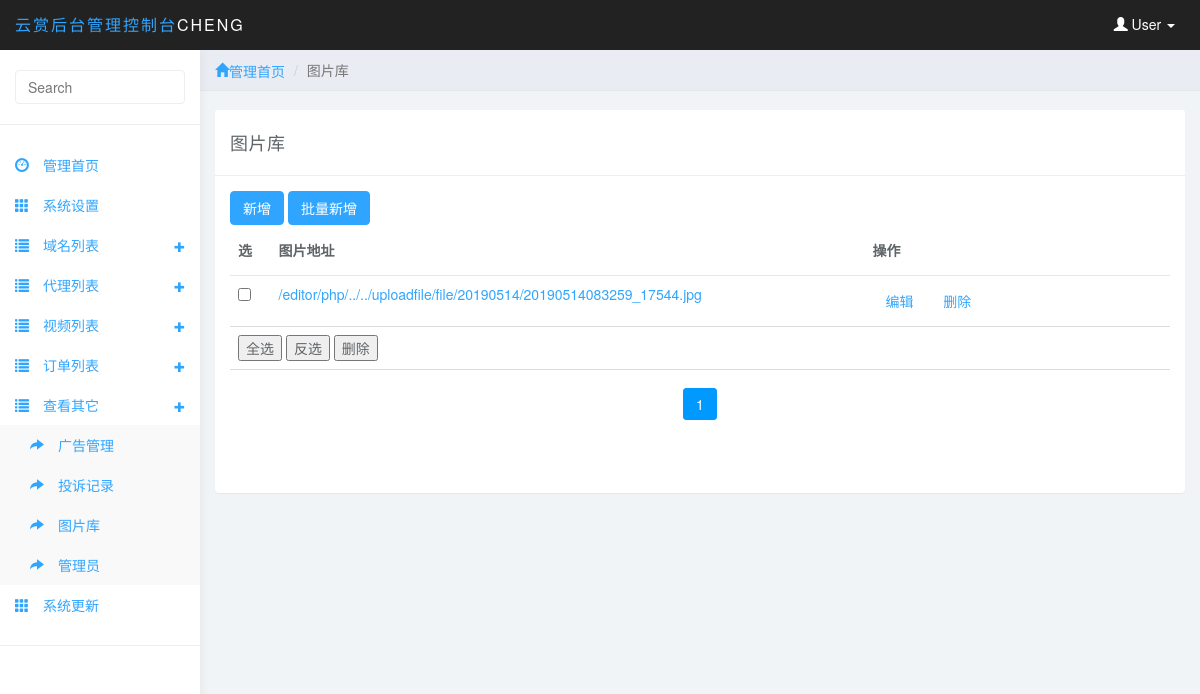
The app's page /adminfywl/image.php (signed in) with its own data.
### tables this page shows
CREATE TABLE IF NOT EXISTS `fengyunwl_admin` (
  `a_name` varchar(255) DEFAULT NULL,
  `a_password` varchar(255) DEFAULT NULL,
  `ID` int(11) NOT NULL AUTO_INCREMENT,
  PRIMARY KEY (`ID`)
);

CREATE TABLE IF NOT EXISTS `fengyunwl_image` (
  `ID` int(11) NOT NULL AUTO_INCREMENT,
  `image` longtext,
  PRIMARY KEY (`ID`)
);

CREATE TABLE IF NOT EXISTS `fengyunwl_system` (
  `ID` int(11) NOT NULL AUTO_INCREMENT,
  `s_userupload` int(11) DEFAULT NULL,
  `s_pc` int(11) DEFAULT NULL,
  `s_suiji` int(11) DEFAULT '0',
  `s_api` longtext,
  `s_mintxje` double DEFAULT NULL,
  `s_maxtxje` double DEFAULT NULL,
  `s_maxtxcs` int(11) DEFAULT NULL,
  `s_txsxf` double DEFAULT NULL,
  `s_name` longtext,
  `s_sname` longtext,
  `s_content` longtext,
  `s_domain` longtext,
  `s_domains` longtext,
  `s_tzdomain1` longtext,
  `s_tzdomain2` longtext,
  `s_tzdomain3` longtext,
  `s_tzdomain4` longtext,
  `s_tzdomain5` longtext,
  `s_tzdomain6` longtext,
  `s_tzdomain7` longtext,
  `s_tzdomain8` longtext,
  `s_tzdomain9` longtext,
  `s_tzdomain10` longtext,
  `s_hezi` int(11) DEFAULT NULL,
  `s_fangfengurl` longtext,
  `s_tichengset` int(11) DEFAULT NULL,
  `s_morenticheng` double DEFAULT NULL,
  `s_banben` double DEFAULT NULL,
  `s_dingshi` int(11) DEFAULT NULL,
  `s_tzweiba` longtext,
  `s_notice` longtext,
  `s_dailiprice` decimal(8,2) NOT NULL,
  `s_wapnotice` longtext,
  `s_sort` int(11) DEFAULT NULL,
  PRIMARY KEY (`ID`)
);

### system/config.php (called while the page is built, shortened)
<?php
 $result = mysql_query('select * from '.flag.'system where id = 1');
$result = mysql_query('select * from '.flag.'admin where id = 1  ');
$row = mysql_fetch_array($result);
$a_name = $row['a_name'];
?>

### system/inc.php (called while the page is built, shortened)
<?php
require_once('library.php');
 require_once('config.php');
?>

### system/library.php (called while the page is built, shortened)
<?php
function page_handle($t0, $t1, $t2) {
	if (isset($_REQUEST[$t0])) {
		$page_num = $_REQUEST[$t0];
		if (empty($page_num) || $page_num < 1 || !is_numeric($page_num)) {
			$page_num = 1;
		} else {
			$page_num = intval($page_num);
		}
	} else {
		$page_num = 1;
	}
	if ($t2 == 0) {
		$page_sum = 1;
	} else {
		$page_sum = ceil($t2 / $t1);
	}
	$from_num = ($page_num - 1) * $t1;
	$tmp = array();
	$tmp[0] = $from_num;
	$tmp[1] = $t1;
	$tmp[2] = $page_sum;
	$tmp[3] = $page_num;
	$tmp[4] = $t0;
	return $tmp;
}
?>

### adminfywl/image.php (the view, shortened to what this page needs)
<?
include('../system/inc.php');
					?>
<!DOCTYPE html>
<html>
<head>
<link href="css/bootstrap.min.css" rel="stylesheet">
<link href="css/datepicker3.css" rel="stylesheet">
<link href="css/styles.css" rel="stylesheet">
<meta http-equiv="Content-Type" content="text/html; charset=utf-8"></head>
<body>
	<? include('header.php');?>
	<? include('left.php');?>
	<div class="col-sm-9 col-sm-offset-3 col-lg-10 col-lg-offset-2 main">
		<div class="row">
			<ol class="breadcrumb">
				<li><a href="admin_index.php"><span class="glyphicon glyphicon-home">管理首页</span></a></li>
				<li class="active">图片库</li>
			</ol>
		</div>
<br>
		<div class="row">
			<div class="col-lg-12">
				<div class="panel panel-default">
					<div class="panel-heading">图片库</div>
					<div class="panel-body">
					<a href="image_add.php" class="btn btn-primary">新增</a>
					<a href="image_pladd.php" class="btn btn-primary">批量新增</a>
                                      <form id="form2" name="form2" method="post" action="" onSubmit="return checkF(this)">
					<table  class="table table-hover">
						    <thead>
						    <tr align="center">
							<th   width="20"><span onClick="selectBox('reverse')">选</span></th>
								<th width="180" class="sort">图片地址</th>
								<th width="226"><span>操作</span></th>
						    </tr>
						    </thead>
							<?php
									$sql = 'select * from '.flag.'image  order by id desc , id desc';
								$pager = page_handle('page',20,mysql_num_rows(mysql_query($sql)));
								$result = mysql_query($sql.' limit '.$pager[0].','.$pager[1].'');
							while($row= mysql_fetch_array($result)){
 							?>
									<tr>
									<td><input type="checkbox" name="id[]" value="<? echo $row['ID']?>" style="background:none; border:none;" /></td>
									<td align=""><a  href="<?=$row['image']?>" target="_blank"><?=$row['image']?></a></td>
									<td>
                                         <a class="btn" href="image_edit.php?id=<? echo $row['ID']?>" >编辑</a>
                                <a class="btn" href="?act=del&id=<? echo $row['ID']?>" >删除</a>								</tr>
							 <? }?>
							 		<tr align="left">
															  <td colspan="10"  align="left"><input type="button" value="全选"   onClick="selectBox('all')"/>
<input type="button" value="反选"  onClick="selectBox('reverse')"/>
<input type="submit" name="btnSave"  onclick="Javascript:return confirm('您确定要删除所选ID吗');"     value="删除"/>&nbsp;						  						  </td>
						  </tr>
												<tr>
															  <td colspan="10"><div class="pagelist">
 <?php echo xiaoyewl_pape($pager[2],$pager[3],$pager[4],2);?>
 </div>			 						  						  </td>
						  </tr>
						</table>
						</form>
					</div>
				</div>
			</div>
		</div>
	</div>
</body>
</html>
<?PHP
function xiaoyewl_pape($t0, $t1, $t2, $t3) {
	$page_sum = $t0;
	$page_current = $t1;
	$page_parameter = $t2;
	$page_len = $t3;
	$page_end = '';
	$page_start = $page_current - $page_len;
	if ($page_start <= 0) {
		$page_start = 1;
	}
	$page_end = $page_current + $page_len;
	if ($page_end > $page_sum) {
		$page_end = $page_sum;
	}
	$page_link = $_SERVER['REQUEST_URI'];
	$tmp_arr = parse_url($page_link);
	if (isset($tmp_arr['query'])){
		$url = $tmp_arr['path'];
		$query = $tmp_arr['query'];
		parse_str($query, $arr);
		unset($arr[$page_parameter]);
		if (count($arr) != 0){
			$page_link = $url.'?'.http_build_query($arr).'&';
		}else{
			$page_link = $url.'?';
		}
	}else{
		$page_link = $page_link.'?';
	}
	$page_back = '';
	$page_home = '';
	$page_list = '';
	$page_last = '';
	$page_next = '';
	$tmp = '';
	if ($page_current == 1) {
		$page_back = '';
	} else {
		$page_back = '<a href="'.$page_link.$page_parameter.'='.($page_current - 1).'" title="上一页">上一页</a>';
	}
	for ($i = $page_start; $i <= $page_end; $i++) {
		if ($i == $page_current) {
			$page_list = $page_list.'<span class="current">'.$i.'</span>';
		} else {
			$page_list = $page_list.'<a href="'.$page_link.$page_parameter.'='.$i.'" title="第'.$i.'页">'.$i.'</a>';
		}
	}
	if ($page_current == $page_sum) {
		$page_next = '';
	} else {
		$page_next = '<a href="'.$page_link.$page_parameter.'='.($page_current + 1).'" title="下一页">下一页</a>';
	}
	$tmp = $tmp.$page_back.$page_home.$page_list.$page_last.$page_next.'';
	return $tmp;
}
?>

### adminfywl/header.php (shortened to what this page needs)
<nav class="navbar navbar-inverse navbar-fixed-top" role="navigation">
		<div class="container-fluid">
			<div class="navbar-header">
				<a class="navbar-brand" href="#"><span>云赏后台管理控制台</span><?=$a_name?></a>
				<ul class="user-menu">
					<li class="dropdown pull-right">
						<a href="#" class="dropdown-toggle" data-toggle="dropdown"><span class="glyphicon glyphicon-user"></span> User <span class="caret"></span></a>
					</li>
				</ul>
			</div>
		</div>
	</nav>

### adminfywl/css/styles.css (style rules this page uses)
body { background: #f1f4f7; padding-top: 50px; color: #5f6468; }
a, a:hover, a:focus { color: #30a5ff; }
.navbar-header .navbar-brand { color: #fff; font-size: 16px; text-transform: uppercase; font-weight: 500; letter-spacing: 2px; }
.navbar-header .navbar-brand span { color: #30a5ff; }
.btn-primary, .btn-primary:hover, .btn-primary:focus, .btn-primary:active, .btn-primary.active, .open > .dropdown-toggle.btn-primary, .btn-primary.disabled, .btn-primary[disabled], fieldset[disabled] .btn-primary, .btn-primary.disabled:hover, .btn-primary[disabled]:hover, fieldset[disabled] .btn-primary:hover, .btn-primary.disabled:focus, .btn-primary[disabled]:focus, fieldset[disabled] .btn-primary:focus, .btn-primary.disabled:active, .btn-primary[disabled]:active, fieldset[disabled] .btn-primary:active, .btn-primary.disabled.active, .btn-primary[disabled].active, fieldset[disabled] .btn-primary.active { background-color: #30a5ff; border-color: #30a5ff; }
.panel { border: 0; }
.panel-heading { font-size: 18px; font-weight: 300; letter-spacing: 0.025em; height: 66px; line-height: 45px; }
.panel-default .panel-heading { background: #fff; border-bottom: 1px solid #eee; color: #5f6468; }
.navbar { border: 0; }
.user-menu { display: inline-block; margin-top: 14px; margin-right: 10px; float: right; list-style: none; padding: 0; }
.user-menu a { color: #fff; }
@media (min-width: 768px) { .navbar-header { width: 100%; } }
.breadcrumb { border-radius: 0; padding: 10px 15px; background: #e9ecf2; box-shadow: 0 1px 1px rgba(0, 0, 0, .05); margin: 0 ; }
.table { background: #fff; }
.table>thead>tr>th { border-bottom: 1px solid #e6e7e8; vertical-align: middle; height: 50px; }

### adminfywl/image.php (style rules this page uses)
.pagelist { padding:10px 0; text-align:center; }
.pagelist span,.pagelist a { border-radius:3px; border:1px solid #dfdfdf;display:inline-block; padding:5px 12px; }
.pagelist span.current { background:#09F; color:#FFF; border-color:#09F; margin:0 2px; }

### records on screen
fengyunwl_admin: a_name "CHENG"
fengyunwl_image: image "/editor/php/../../uploadfile/file/20190514/20190514083259_17544.jpg"
